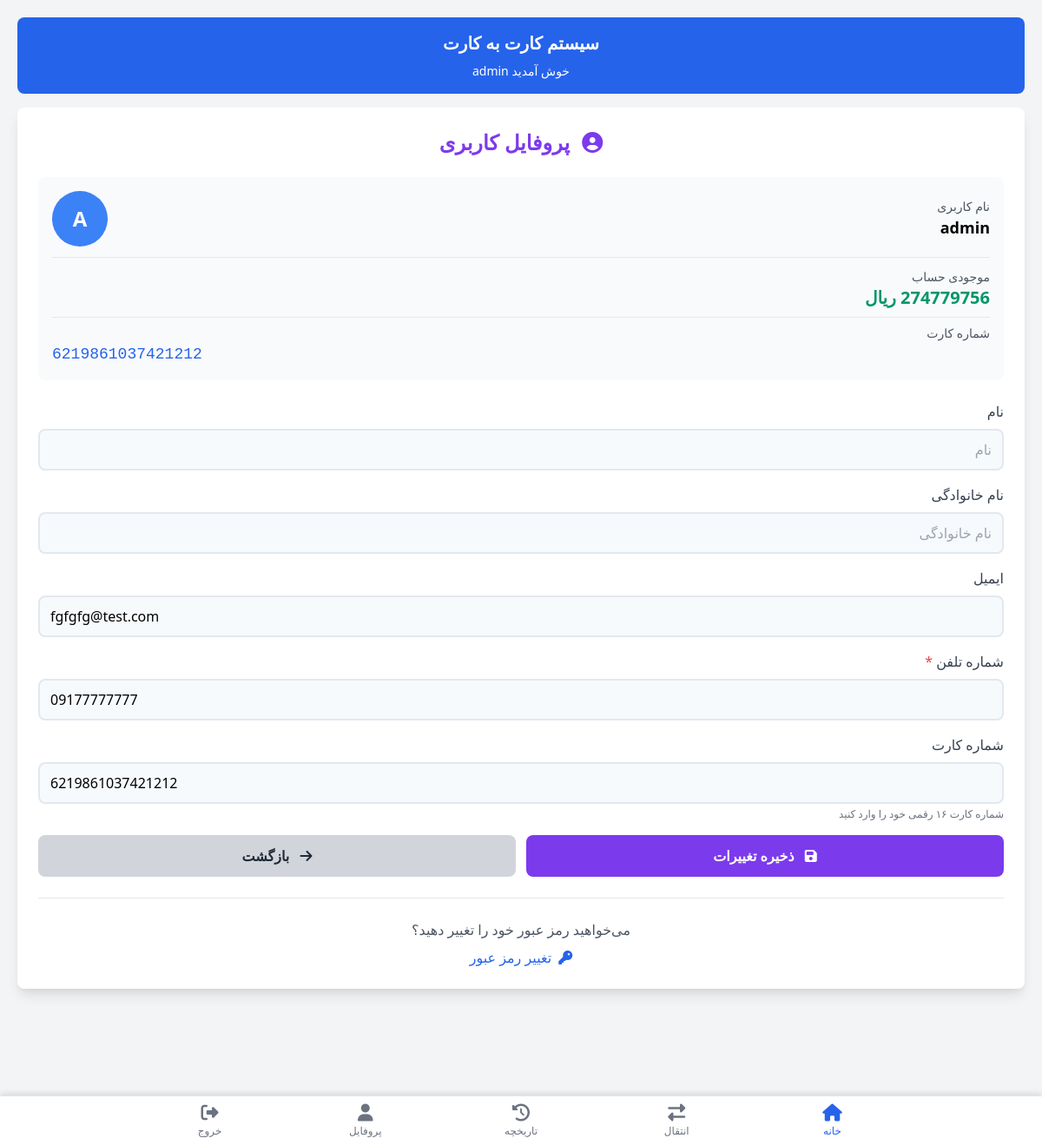
/accounts/profile/ (signed in), run on the app's committed database.
### apps/accounts/models.py (models this page shows, shortened)
class User(AbstractUser):
    phone_number = models.CharField(max_length=15, unique=True, blank=True, null=True)
    national_code = models.CharField(max_length=10, unique=True, blank=True, null=True)
    card_number = models.CharField(max_length=16, blank=True, null=True)
    balance = models.DecimalField(
        max_digits=15,
        decimal_places=0,
        default=0,
        verbose_name='موجودی (ریال)'
    )
    class Meta:
        app_label = 'accounts'
        db_table = 'users'
    @property
    def bank_balance(self):
        account = getattr(self, 'bank_account', None)
        return account.balance if account else 0

### apps/bank/models.py (models this page shows, shortened)
class BankAccount(models.Model):
    user = models.OneToOneField(
        settings.AUTH_USER_MODEL,
        on_delete=models.CASCADE,
        related_name='bank_account',
        null=True,
        blank=True,
    )
    card_number = models.CharField(
        max_length=16,
        unique=True,
        validators=[card_number_validator],
    )
    balance = models.DecimalField(max_digits=15, decimal_places=0, default=0)
    is_active = models.BooleanField(default=True)
    created_at = models.DateTimeField(auto_now_add=True)
    updated_at = models.DateTimeField(auto_now=True)
    class Meta:
        ordering = ['-created_at']

### apps/accounts/views.py (the view)
# urls.py: path('profile/', views.profile, name='profile'),
@login_required
def profile(request):
    if request.method == 'POST':
        form = UserProfileForm(request.POST, instance=request.user)
        if form.is_valid():
            form.save()
            messages.success(request, 'پروفایل با موفقیت به‌روزرسانی شد!')
            return redirect('accounts:profile')
    else:
        form = UserProfileForm(instance=request.user)
    return render(request, 'accounts/profile.html', {'form': form})

### templates/accounts/profile.html (shortened to what this page needs)
{% extends 'base.html' %}
{% load static %}
{% block content %}
<div class="bg-white rounded-lg shadow-lg p-6 mb-20">
    <h2 class="text-2xl font-bold text-center text-purple-600 mb-6">
        <i class="fas fa-user-circle ml-2"></i>
        پروفایل کاربری
    </h2>
    <div class="bg-gray-50 rounded-lg p-4 mb-6">
        <div class="flex items-center justify-between">
            <div>
                <p class="text-gray-600 text-sm">نام کاربری</p>
                <p class="text-lg font-bold">{{ user.username }}</p>
            </div>
            <div class="w-16 h-16 bg-blue-500 rounded-full flex items-center justify-center text-white text-2xl font-bold">
                {{ user.username|first|upper }}
            </div>
        </div>
        {% if user.bank_balance %}
        <div class="mt-3 pt-3 border-t">
            <p class="text-gray-600 text-sm">موجودی حساب</p>
            <p class="text-xl font-bold text-green-600">
                {{ user.bank_balance|floatformat:0|default:"0" }} ریال
            </p>
        </div>
        {% endif %}
        {% if user.card_number %}
        <div class="mt-2 pt-2 border-t">
            <p class="text-gray-600 text-sm">شماره کارت</p>
            <p class="text-lg font-mono text-blue-600" dir="ltr">
                {{ user.card_number }}
            </p>
        </div>
        {% endif %}
    </div>
    <form method="post" novalidate>
        {% for field in form %}
            <div class="mb-4">
                <label for="{{ field.id_for_label }}" class="block text-gray-700 font-medium mb-2">
                    {{ field.label }}
                    {% if field.field.required %}
                        <span class="text-red-500">*</span>
                    {% endif %}
                </label>
                {{ field }}
                {% if field.help_text %}
                    <small class="text-gray-500 text-xs mt-1 block">{{ field.help_text }}</small>
                {% endif %}
            </div>
        {% endfor %}
        <div class="flex gap-3">
            <button type="submit" class="flex-1 bg-purple-600 hover:bg-purple-700 text-white font-bold py-3 px-4 rounded-lg transition duration-200">
                <i class="fas fa-save ml-2"></i>
                ذخیره تغییرات
            </button>
            <a href="{% url 'dashboard:home' %}" class="flex-1 bg-gray-300 hover:bg-gray-400 text-gray-800 font-bold py-3 px-4 rounded-lg transition duration-200 text-center">
                <i class="fas fa-arrow-right ml-2"></i>
                بازگشت
            </a>
        </div>
    </form>
    <hr class="my-6">
    <div class="text-center">
        <p class="text-gray-600 mb-2">می‌خواهید رمز عبور خود را تغییر دهید؟</p>
        <a href="{% url 'accounts:change_password' %}" class="inline-block text-blue-600 hover:text-blue-800 font-medium">
            <i class="fas fa-key ml-1"></i>
            تغییر رمز عبور
        </a>
    </div>
</div>
{% endblock %}

### templates/base.html (shortened to what this page needs)
<!DOCTYPE html>
<html lang="fa" dir="rtl">
<head>
    <link href="https://cdn.jsdelivr.net/npm/tailwindcss@2.2.19/dist/tailwind.min.css" rel="stylesheet">
    <link rel="stylesheet" href="https://cdnjs.cloudflare.com/ajax/libs/font-awesome/6.5.1/css/all.min.css">
</head>
<body class="bg-gray-100">
    <div class="container-custom">
        <header class="bg-blue-600 text-white rounded-lg p-4 mb-4">
            <h1 class="text-xl font-bold text-center">سیستم کارت به کارت</h1>
            {% if user.is_authenticated %}
            <p class="text-sm text-center mt-2">خوش آمدید {{ user.username }}</p>
            {% endif %}
        </header>
        <main>
            {% block content %}{% endblock %}
        </main>
    </div>
    {% if user.is_authenticated %}
    <nav class="bottom-nav">
        <div class="flex justify-around max-w-4xl mx-auto">
            <a href="{% url 'dashboard:home' %}" class="nav-link active">
                <i class="fas fa-home text-xl"></i>
                <span class="text-xs block">خانه</span>
            </a>
            <a href="{% url 'transactions:new' %}" class="nav-link">
                <i class="fas fa-exchange-alt text-xl"></i>
                <span class="text-xs block">انتقال</span>
            </a>
            <a href="{% url 'transactions:history' %}" class="nav-link">
                <i class="fas fa-history text-xl"></i>
                <span class="text-xs block">تاریخچه</span>
            </a>
            <a href="{% url 'accounts:profile' %}" class="nav-link">
                <i class="fas fa-user text-xl"></i>
                <span class="text-xs block">پروفایل</span>
            </a>
            <form method="post" action="{% url 'accounts:logout' %}" class="nav-link" style="padding:0;">
                <button type="submit" style="width:100%; background:none; border:0; padding:8px 0; cursor:pointer; font:inherit; color:inherit;">
                    <i class="fas fa-sign-out-alt text-xl"></i>
                    <span class="text-xs block">خروج</span>
                </button>
            </form>
        </div>
    </nav>
    {% endif %}
</body>
</html>

### templates/base.html (style rules this page uses)
body { font-family: system-ui, -apple-system, sans-serif; background-color: #f3f4f6; padding-bottom: 80px; }
.bottom-nav { position: fixed; bottom: 0; left: 0; right: 0; background-color: white; box-shadow: 0 -4px 6px -1px rgba(0, 0, 0, 0.1); border-top: 1px solid #e5e7eb; z-index: 1000; }
.nav-link { text-align: center; color: #6b7280; transition: color 0.2s; padding: 8px 0; flex: 1; }
.nav-link.active { color: #2563eb; }
@media (min-width: 768px) { .container-custom { max-width: 1200px; margin: 0 auto; padding: 20px; } }

### templates/accounts/profile.html (style rules this page uses)
input[type="text"], input[type="email"], input[type="password"], input[type="tel"], input[type="number"] { width: 100%; padding: 10px 12px; border: 2px solid #e2e8f0; border-radius: 8px; transition: border-color 0.2s; font-size: 16px; background-color: #f7fafc; }

### data on the page
User: username "admin", username|first "A", bank_balance "274779756", card_number "6219861037421212", form "fgfgfg@test.com" "09177777777" "6219861037421212"

### other printed values
{{ field.label }} "نام" "نام خانوادگی" "ایمیل" "شماره تلفن" "شماره کارت"
{{ field.help_text }} "شماره کارت ۱۶ رقمی خود را وارد کنید"
